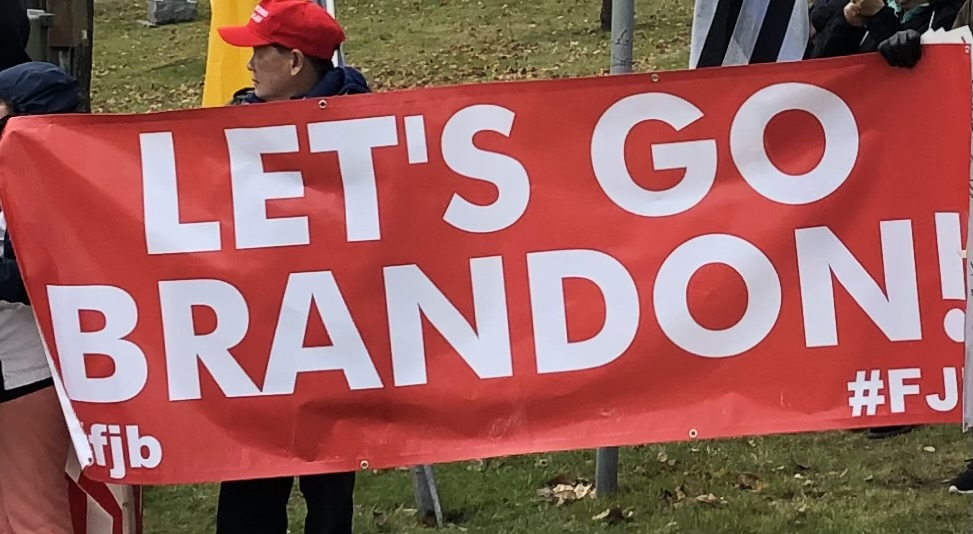
#> input picture McWhorter_OLED/Framebuf/LGB.jpeg, 973 x 534 px
$ python img2bytearray.py LGB.jpeg 5 5
#> lines starting #> are read from the running program, lines starting #| are printed output that depends on the picture
'''


https://www.tomshardware.com/how-to/oled-display-raspberry-pi-pico
To convert the image to a bytearray we shall use Don Hui’s (Novaspirit) img2bytearray python script.

1. Download and extract the ZIP archive to your machine. This creates a folder, img2bytearray which stores the Hui’s Python file.

2. Copy your image to the img2bytearray folder.

3. Open a Command Prompt / Terminal window and navigate to the img2bytearray folder.

4. To convert the image we call the command img2bytearray. We need to provide three extra parameters. First is the name of the image file, the next two are the dimensions of the image, in this case 64 by 64 pixels.

python3 img2bytearray.py YOUR-IMAGE.jpg 64 64
5. The command outputs a stream of bytes. Copy the text from b’ … ‘ and paste it inside the parenthesis of our TH object.

TH = bytearray(b’...’)
The final code should look like this

from machine import Pin, I2C
from ssd1306 import SSD1306_I2C
import framebuf

i2c=I2C(0,sda=Pin(0), scl=Pin(1), freq=400000)
oled = SSD1306_I2C(128, 64, i2c)
TH = bytearray(b’...’)

fb = framebuf.FrameBuffer(TH,64,64, framebuf.MONO_HLSB)
oled.fill(0)
oled.blit(fb,32,0)
oled.show()


'''


from io import BytesIO
from PIL import Image
import sys

if len(sys.argv) > 1:
    path_to_image = str(sys.argv[1])
    x = int(sys.argv[2])
    y = int(sys.argv[3])

    im = Image.open(path_to_image).convert('1')
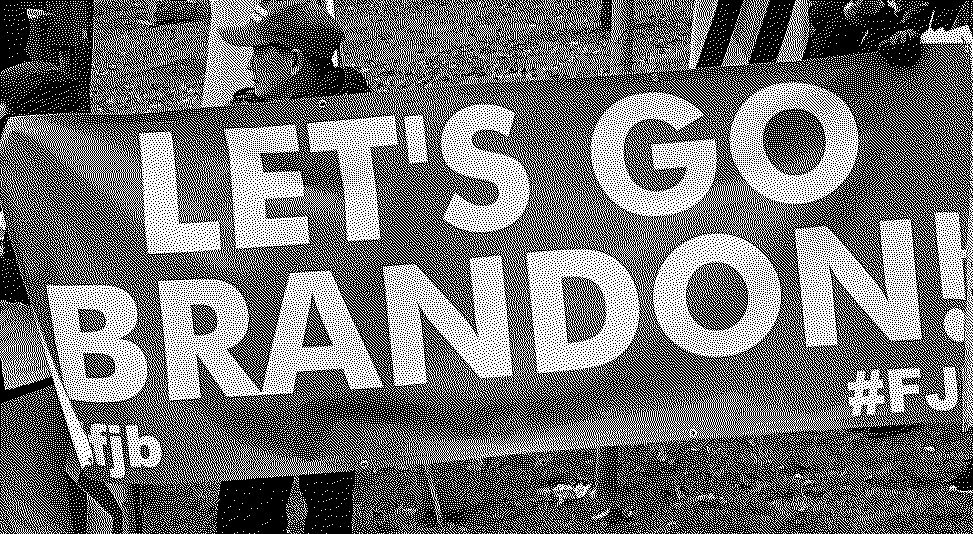
#> im: PIL image 973x534 1; 44.9% white in thin lines or dots
    im_resize = im.resize((x,y))
    buf = BytesIO()
    im_resize.save(buf, 'ppm')
    byte_im = buf.getvalue()
    temp = len(str(x) + ' ' + str(y)) + 4
    print(byte_im[temp::])
else:
    print("please specify the location of image i.e img2bytearray.py /path/to/image width heigh")
